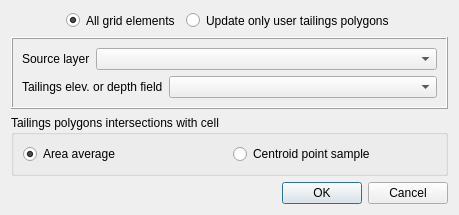
<?xml version="1.0" encoding="UTF-8"?>
<ui version="4.0">
 <class>Dialog</class>
 <widget class="QDialog" name="Dialog">
  <property name="geometry">
   <rect>
    <x>0</x>
    <y>0</y>
    <width>459</width>
    <height>193</height>
   </rect>
  </property>
  <property name="sizePolicy">
   <sizepolicy hsizetype="Expanding" vsizetype="Ignored">
    <horstretch>0</horstretch>
    <verstretch>0</verstretch>
   </sizepolicy>
  </property>
  <property name="minimumSize">
   <size>
    <width>0</width>
    <height>0</height>
   </size>
  </property>
  <property name="maximumSize">
   <size>
    <width>16777215</width>
    <height>16777215</height>
   </size>
  </property>
  <property name="windowTitle">
   <string>Tailings Sampling</string>
  </property>
  <layout class="QGridLayout" name="gridLayout_4">
   <item row="0" column="0">
    <layout class="QHBoxLayout" name="horizontalLayout">
     <property name="sizeConstraint">
      <enum>QLayout::SetDefaultConstraint</enum>
     </property>
     <item>
      <spacer name="horizontalSpacer">
       <property name="orientation">
        <enum>Qt::Horizontal</enum>
       </property>
       <property name="sizeHint" stdset="0">
        <size>
         <width>40</width>
         <height>20</height>
        </size>
       </property>
      </spacer>
     </item>
     <item>
      <widget class="QRadioButton" name="allGridElemsRadio">
       <property name="sizePolicy">
        <sizepolicy hsizetype="Expanding" vsizetype="Expanding">
         <horstretch>0</horstretch>
         <verstretch>0</verstretch>
        </sizepolicy>
       </property>
       <property name="minimumSize">
        <size>
         <width>0</width>
         <height>0</height>
        </size>
       </property>
       <property name="maximumSize">
        <size>
         <width>16777215</width>
         <height>17</height>
        </size>
       </property>
       <property name="text">
        <string>All grid elements</string>
       </property>
       <property name="checked">
        <bool>true</bool>
       </property>
      </widget>
     </item>
     <item>
      <widget class="QRadioButton" name="userPolygonsRadio">
       <property name="sizePolicy">
        <sizepolicy hsizetype="Expanding" vsizetype="Expanding">
         <horstretch>0</horstretch>
         <verstretch>0</verstretch>
        </sizepolicy>
       </property>
       <property name="minimumSize">
        <size>
         <width>0</width>
         <height>0</height>
        </size>
       </property>
       <property name="maximumSize">
        <size>
         <width>16777215</width>
         <height>17</height>
        </size>
       </property>
       <property name="text">
        <string>Update only user tailings polygons</string>
       </property>
      </widget>
     </item>
     <item>
      <spacer name="horizontalSpacer_2">
       <property name="orientation">
        <enum>Qt::Horizontal</enum>
       </property>
       <property name="sizeHint" stdset="0">
        <size>
         <width>40</width>
         <height>20</height>
        </size>
       </property>
      </spacer>
     </item>
    </layout>
   </item>
   <item row="1" column="0">
    <widget class="QFrame" name="allGridElemsFrame">
     <property name="frameShape">
      <enum>QFrame::Box</enum>
     </property>
     <property name="frameShadow">
      <enum>QFrame::Raised</enum>
     </property>
     <layout class="QGridLayout" name="gridLayout_3">
      <item row="0" column="0">
       <layout class="QHBoxLayout" name="horizontalLayout_2">
        <item>
         <widget class="QLabel" name="label">
          <property name="text">
           <string>Source layer</string>
          </property>
         </widget>
        </item>
        <item>
         <widget class="QComboBox" name="srcLayerCbo">
          <property name="sizePolicy">
           <sizepolicy hsizetype="MinimumExpanding" vsizetype="Fixed">
            <horstretch>0</horstretch>
            <verstretch>0</verstretch>
           </sizepolicy>
          </property>
         </widget>
        </item>
       </layout>
      </item>
      <item row="1" column="0">
       <layout class="QHBoxLayout" name="horizontalLayout_3">
        <item>
         <widget class="QLabel" name="label_3">
          <property name="text">
           <string>Tailings elev. or depth field</string>
          </property>
         </widget>
        </item>
        <item>
         <widget class="QgsFieldComboBox" name="srcFieldCbo">
          <property name="sizePolicy">
           <sizepolicy hsizetype="MinimumExpanding" vsizetype="Fixed">
            <horstretch>0</horstretch>
            <verstretch>0</verstretch>
           </sizepolicy>
          </property>
         </widget>
        </item>
       </layout>
      </item>
     </layout>
    </widget>
   </item>
   <item row="2" column="0">
    <layout class="QGridLayout" name="gridLayout_8">
     <property name="sizeConstraint">
      <enum>QLayout::SetMaximumSize</enum>
     </property>
     <item row="0" column="0">
      <widget class="QGroupBox" name="groupBox">
       <property name="sizePolicy">
        <sizepolicy hsizetype="Preferred" vsizetype="Preferred">
         <horstretch>0</horstretch>
         <verstretch>0</verstretch>
        </sizepolicy>
       </property>
       <property name="minimumSize">
        <size>
         <width>0</width>
         <height>0</height>
        </size>
       </property>
       <property name="maximumSize">
        <size>
         <width>16777215</width>
         <height>16777215</height>
        </size>
       </property>
       <property name="title">
        <string>Tailings polygons intersections with cell</string>
       </property>
       <layout class="QGridLayout" name="gridLayout_9">
        <item row="0" column="0">
         <layout class="QGridLayout" name="gridLayout">
          <item row="0" column="0">
           <widget class="QRadioButton" name="intersect_cell_rectangle_radio">
            <property name="sizePolicy">
             <sizepolicy hsizetype="Expanding" vsizetype="Expanding">
              <horstretch>0</horstretch>
              <verstretch>0</verstretch>
             </sizepolicy>
            </property>
            <property name="minimumSize">
             <size>
              <width>0</width>
              <height>0</height>
             </size>
            </property>
            <property name="text">
             <string>Area average</string>
            </property>
            <property name="checked">
             <bool>true</bool>
            </property>
           </widget>
          </item>
          <item row="0" column="1">
           <widget class="QRadioButton" name="intersect_cell_centroid_radio">
            <property name="sizePolicy">
             <sizepolicy hsizetype="Expanding" vsizetype="Expanding">
              <horstretch>0</horstretch>
              <verstretch>0</verstretch>
             </sizepolicy>
            </property>
            <property name="minimumSize">
             <size>
              <width>0</width>
              <height>0</height>
             </size>
            </property>
            <property name="text">
             <string>Centroid point sample</string>
            </property>
           </widget>
          </item>
         </layout>
        </item>
       </layout>
      </widget>
     </item>
    </layout>
   </item>
   <item row="3" column="0">
    <widget class="QDialogButtonBox" name="buttonBox">
     <property name="orientation">
      <enum>Qt::Horizontal</enum>
     </property>
     <property name="standardButtons">
      <set>QDialogButtonBox::Cancel|QDialogButtonBox::Ok</set>
     </property>
    </widget>
   </item>
  </layout>
 </widget>
 <customwidgets>
  <customwidget>
   <class>QgsFieldComboBox</class>
   <extends>QComboBox</extends>
   <header>qgis.gui</header>
  </customwidget>
 </customwidgets>
 <resources/>
 <connections>
  <connection>
   <sender>buttonBox</sender>
   <signal>accepted()</signal>
   <receiver>Dialog</receiver>
   <slot>accept()</slot>
   <hints>
    <hint type="sourcelabel">
     <x>248</x>
     <y>254</y>
    </hint>
    <hint type="destinationlabel">
     <x>157</x>
     <y>274</y>
    </hint>
   </hints>
  </connection>
  <connection>
   <sender>buttonBox</sender>
   <signal>rejected()</signal>
   <receiver>Dialog</receiver>
   <slot>reject()</slot>
   <hints>
    <hint type="sourcelabel">
     <x>316</x>
     <y>260</y>
    </hint>
    <hint type="destinationlabel">
     <x>286</x>
     <y>274</y>
    </hint>
   </hints>
  </connection>
 </connections>
</ui>
